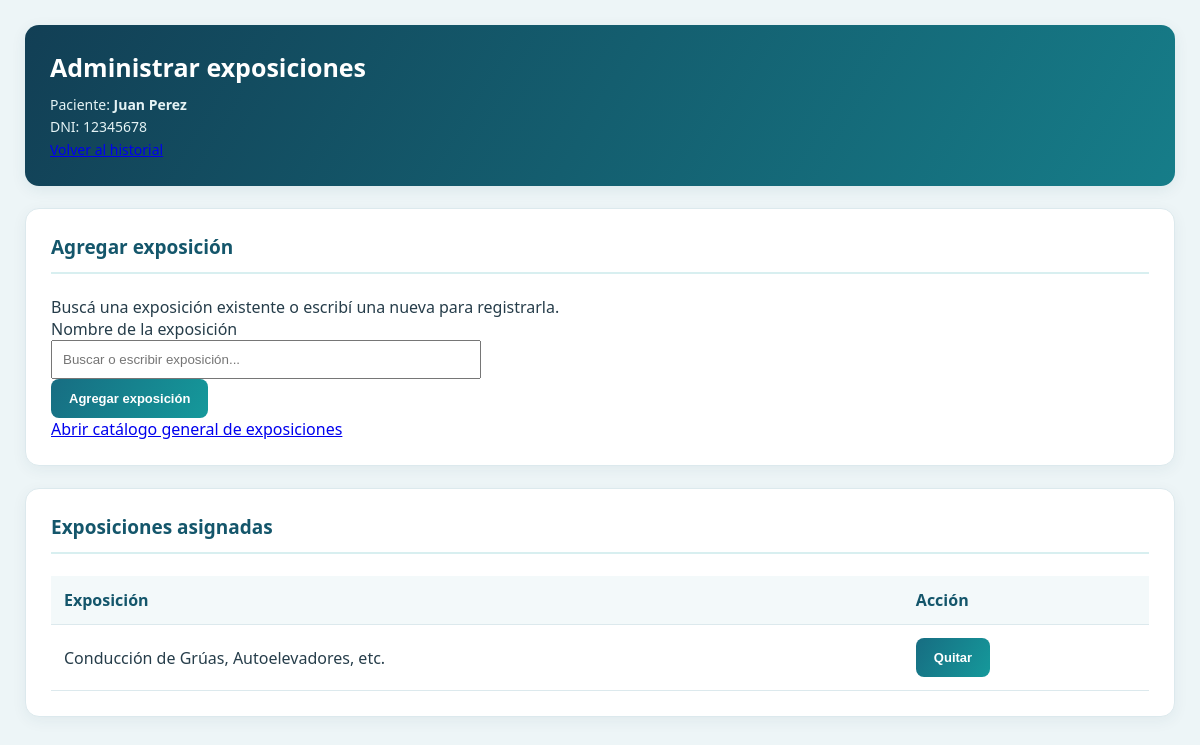
The app's page /historial/administrar_exposiciones.php?dni_p=12345678 (signed in) with its own data.
### tables this page shows
CREATE TABLE `paciente` (
  `dni_p` int(11) NOT NULL,
  `nombre_p` varchar(30) NOT NULL,
  `apellido` varchar(30) NOT NULL,
  `cuil` varchar(11) DEFAULT NULL,
  `telefono` varchar(20) NOT NULL,
  `mail` varchar(100) NOT NULL,
  `id_obra_social` int(11) DEFAULT NULL,
  `id_trabajo` int(11) DEFAULT NULL
);

CREATE TABLE `exposicion` (
  `id_exposicion` int(11) NOT NULL,
  `nombre_ex` varchar(50) NOT NULL
);

### historial/administrar_exposiciones.php (the view, shortened to what this page needs)
<?php
require_once __DIR__ . "/../Pacientes/conexion.php";
function escapar($valor) {
    return htmlspecialchars(
        (string)($valor ?? ""),
        ENT_QUOTES,
        "UTF-8"
    );
}
function consultar($conexion, $sql, $dni) {
    $stmt = mysqli_prepare($conexion, $sql);
    mysqli_stmt_bind_param($stmt, "i", $dni);
    mysqli_stmt_execute($stmt);
    $resultado = mysqli_stmt_get_result($stmt);
    $filas = mysqli_fetch_all(
        $resultado,
        MYSQLI_ASSOC
    );
    return $filas;
}
$dni = filter_input(
    INPUT_GET,
    "dni_p",
    FILTER_VALIDATE_INT
);
$pacientes = consultar(
    $conexion,
    "SELECT dni_p, nombre_p, apellido
     FROM paciente
     WHERE dni_p = ?",
    $dni
);
$paciente = $pacientes[0];
$asignadas = consultar(
    $conexion,
    "SELECT
        e.id_exposicion,
        e.nombre_ex
     FROM paciente_exposicion pe
     INNER JOIN exposicion e
        ON pe.id_exposicion = e.id_exposicion
     WHERE pe.dni_paciente = ?
     ORDER BY e.nombre_ex",
    $dni
);
?>
<!DOCTYPE html>
<html lang="es">
<head>
    <link
        rel="stylesheet"
        href="../general/estilos.css"
    >
</head>
<body>
<main class="gestion-contenido">
    <section class="bienvenida">
        <h1>Administrar exposiciones</h1>
        <p>
            Paciente:
            <strong>
                <?php
                    echo escapar(
                        $paciente["nombre_p"] . " " .
                        $paciente["apellido"]
                    );
                ?>
            </strong>
        </p>
        <p>
            DNI: <?php echo escapar($dni); ?>
        </p>
        <p>
            <a href="historial.php?dni_p=<?php
                echo urlencode($dni);
            ?>">
                Volver al historial
            </a>
        </p>
    </section>
    <section class="tarjeta">
        <h2>Agregar exposición</h2>
        <p>
            Buscá una exposición existente
            o escribí una nueva para registrarla.
        </p>
        <form method="POST">
            <p>
                <label for="nombre_exposicion">
                    Nombre de la exposición
                </label>
            </p>
            <input
                type="text"
                id="nombre_exposicion"
                name="nombre_exposicion"
                list="catalogo_exposiciones"
                class="campo-exposicion"
                maxlength="50"
                autocomplete="off"
                required
                placeholder="Buscar o escribir exposición..."
            >
            <p>
                <button type="submit">
                    Agregar exposición
                </button>
            </p>
        </form>
        <p>
            <a
                href="../Exposiciones/listar.php"
                target="_blank"
                rel="noopener noreferrer"
            >
                Abrir catálogo general de exposiciones
            </a>
        </p>
    </section>
    <section class="tarjeta">
        <h2>Exposiciones asignadas</h2>
        <?php if (!$asignadas) { ?>
            <p>
                El paciente todavía no tiene
                exposiciones asignadas.
            </p>
        <?php } else { ?>
            <div class="tabla-contenedor">
                <table class="tabla-gestion">
                    <thead>
                        <tr>
                            <th>Exposición</th>
                            <th>Acción</th>
                        </tr>
                    </thead>
                    <tbody>
                    <?php foreach ($asignadas as $fila) { ?>
                        <tr>
                            <td>
                                <?php
                                    echo escapar(
                                        $fila["nombre_ex"]
                                    );
                                ?>
                            </td>
                            <td>
                                <form
                                    method="POST"
                                    onsubmit="return confirm(
                                        '¿Quitar esta exposición del paciente?'
                                    );"
                                >
                                    <button type="submit">
                                        Quitar
                                    </button>
                                </form>
                            </td>
                        </tr>
                    <?php } ?>
                    </tbody>
                </table>
            </div>
        <?php } ?>
    </section>
</main>
</body>
</html>

### general/estilos.css (style rules this page uses)
* { box-sizing: border-box; margin: 0; padding: 0; }
body { font-family: 'Segoe UI', Arial, sans-serif; background: #edf5f7; color: #263d4a; padding: 25px; transition: background-color 0.7s ease, color 0.7s ease; }
main { display: flex; flex-direction: column; gap: 22px; margin-bottom: 22px; }
.tarjeta, aside { background: white; border: 1px solid #dce9ed; border-radius: 14px; padding: 25px; box-shadow: 0 4px 15px rgba(30, 75, 90, 0.06); transition: background-color 0.7s ease, color 0.7s ease, border-color 0.7s ease; }
.tarjeta h2, aside h2 { color: #14566b; font-size: 19px; margin-bottom: 22px; padding-bottom: 12px; border-bottom: 2px solid #d8eff0; transition: color 0.7s ease, border-color 0.7s ease; }
button { background: linear-gradient(120deg, #176d82, #15999b); color: white; border: none; border-radius: 8px; padding: 12px 18px; font-weight: bold; font-size: 13px; cursor: pointer; transition: transform 0.25s, box-shadow 0.25s, background-color 0.7s ease, color 0.7s ease; align-self: flex-start; }
.bienvenida { padding: 25px; background: linear-gradient(120deg, #123f55, #167d89); color: white; border-radius: 14px; box-shadow: 0 4px 15px rgba(30, 75, 90, 0.08); }
.bienvenida h1 { font-size: 25px; margin-bottom: 10px; }
.bienvenida p { font-size: 14px; color: #e5f3f5; line-height: 1.6; }
.gestion-contenido { display: flex; flex-direction: column; gap: 22px; }
.gestion-contenido .bienvenida { margin-bottom: 0; }
.tabla-contenedor { width: 100%; overflow-x: auto; }
.tabla-gestion { width: 100%; border-collapse: collapse; text-align: left; }
.tabla-gestion th, .tabla-gestion td { padding: 13px; border-bottom: 1px solid #dce9ed; }
.tabla-gestion th { color: #14566b; background: #f3f9fa; }
.tabla-gestion button { align-self: auto; }

### historial/administrar_exposiciones.php (style rules this page uses)
.campo-exposicion { width: 100%; max-width: 430px; box-sizing: border-box; padding: 10px; }

### records on screen
paciente: nombre_p+apellido "Juan Perez"
exposicion: nombre_ex "Conducción de Grúas, Autoelevadores, etc."

### other values on screen
escapar($dni) "12345678"
